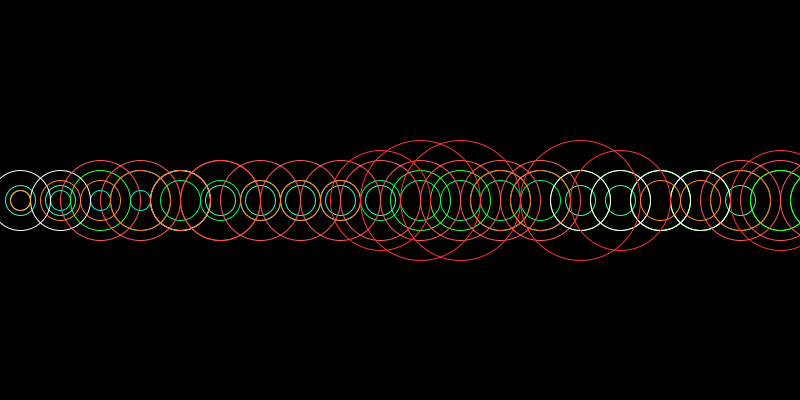
Frame 1 (no input)
Frame 60 (the mouse pressed at the canvas centre just before this capture): identical to frame 1, image omitted
Frame 120 (the mouse held since frame 60 and released just before this capture): identical to frame 1, image omitted

The Processing sketch that drew this single still picture (run headless with seeded random() and noise(); from frame 60 on, the mouse is pressed at the canvas centre):

// Processing sketch: processing_46320
// ── processing_46320.pde

int x, y;

void setup()
{
  size(800, 400);
  /*color*/
  colorMode(HSB);
  smooth();
  noFill();
  x = height/2;
  y = 20;
}

void draw() {
  background(0);
  strokeWeight(1);

  //creates map


  /// *****age***** ///
  int[] y_numbers = { 
    1, 1, 1, 1, 2, 2, 2, 2, 2, 2, 2, 2, 2, 2, 3, 3, 3, 3, 3, 3, 3, 3, 3, 3
  };
  for (int i=0; i<y_numbers.length; i++)
  {
    stroke( map(y_numbers[i], 0, 7, 140, 0), 244, 244);
    ellipse(y+i*40, x, -y_numbers[i]*20, -y_numbers[i]*20); /*this scales*/
  }

  /// *****gender***** ///
  int[] g_numbers = { 
    1, 1, 2, 2, 2, 1, 1, 1, 1, 1, 2, 2, 2, 2, 1, 1, 2, 2, 1, 2, 2, 2, 2, 2
  };
  for (int j=0; j<g_numbers.length; j++)
  {
    stroke( map(g_numbers[j], 0, 5, 140, 0), 205, 255);
    ellipse(y+j*40, x, -g_numbers[j]*30, -g_numbers[j]*30); /*this scales*/
  }

  /// *****answers***** ///
  int[] a_numbers = { 
    1, 1, 2, 2, 1, 2, 2, 2, 2, 2, 2, 2, 2, 2, 1, 1, 1, 1, 2, 2, 2, 2, 2, 2
  };
  for (int k=0; k<a_numbers.length; k++)
  {
    if (a_numbers[k]==1)
    {
      stroke(250, 0,255);
      ellipse(y+k*40, x, -a_numbers[k]*60, -a_numbers[k]*60);
    }

    if (a_numbers[k]==2)
    {
      stroke(253,167,255);
      ellipse(y+k*40, x, -a_numbers[k]*40, -a_numbers[k]*40); /*this scales*/
    }
  }

    /// *****song***** ///
    int[] s_numbers = {
      1, 2, 2, 3, 3, 4, 2, 2, 2, 5, 6, 6, 3, 3, 6, 5, 2, 2, 3, 5, 2, 2, 6, 3
    };
    for (int l=0; l<s_numbers.length; l++)
    {
      stroke( map(s_numbers[l], 0, 5, 30, 0), 205, 255);
      ellipse(y+l*40, x, -s_numbers[l]*20, -s_numbers[l]*20); /*this scales*/
    }
  } // end of draw
